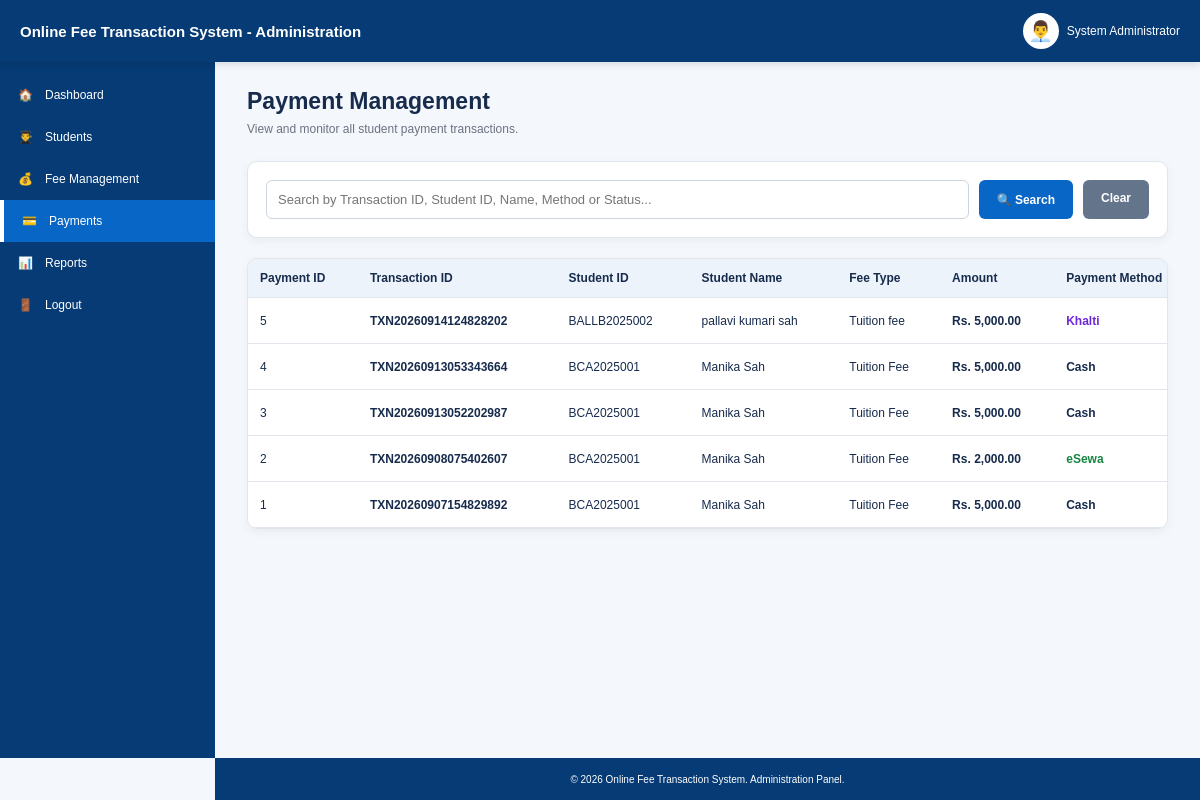
The page /admin/payments.php (signed in) on the database its author committed.
### tables this page shows
CREATE TABLE `payments` (
  `payment_id` int(11) NOT NULL,
  `transaction_id` varchar(30) DEFAULT NULL,
  `student_id` varchar(20) DEFAULT NULL,
  `fee_id` int(11) DEFAULT NULL,
  `amount` decimal(10,2) DEFAULT NULL,
  `payment_method` varchar(50) DEFAULT NULL,
  `payment_date` datetime DEFAULT current_timestamp(),
  `status` varchar(20) DEFAULT NULL
);

CREATE TABLE `students` (
  `student_id` varchar(20) NOT NULL,
  `student_name` varchar(100) NOT NULL,
  `course` varchar(100) DEFAULT NULL,
  `semester` varchar(30) DEFAULT NULL,
  `email` varchar(100) DEFAULT NULL,
  `phone` varchar(20) DEFAULT NULL,
  `address` varchar(200) DEFAULT NULL,
  `date_of_birth` date DEFAULT NULL,
  `password` varchar(100) DEFAULT NULL
);

CREATE TABLE `fee_details` (
  `fee_id` int(11) NOT NULL,
  `student_id` varchar(20) DEFAULT NULL,
  `fee_type` varchar(50) DEFAULT NULL,
  `total_amount` decimal(10,2) DEFAULT NULL,
  `paid_amount` decimal(10,2) DEFAULT 0.00,
  `due_amount` decimal(10,2) DEFAULT NULL,
  `status` varchar(20) DEFAULT NULL
);

### admin/payments.php (the view, shortened to what this page needs)
<?php
include("../backend/db.php");
$admin_name =
    $_SESSION['admin_name'] ?? 'Administrator';
$search =
    trim($_GET['search'] ?? '');
if ($search !== '') {
    $stmt = mysqli_prepare(
        $conn,
        "SELECT
            p.payment_id,
            p.transaction_id,
            p.student_id,
            s.student_name,
            p.fee_id,
            f.fee_type,
            p.amount,
            p.payment_method,
            p.payment_date,
            p.status
         FROM payments p
         LEFT JOIN students s
            ON p.student_id = s.student_id
         LEFT JOIN fee_details f
            ON p.fee_id = f.fee_id
         WHERE
            p.transaction_id LIKE ?
            OR p.student_id LIKE ?
            OR s.student_name LIKE ?
            OR p.payment_method LIKE ?
            OR p.status LIKE ?
         ORDER BY p.payment_id DESC"
    );
    if (!$stmt) {
        die(
            "Payment query failed: " .
            mysqli_error($conn)
        );
    }
    $search_value =
        "%" . $search . "%";
    mysqli_stmt_bind_param(
        $stmt,
        "sssss",
        $search_value,
        $search_value,
        $search_value,
        $search_value,
        $search_value
    );
    mysqli_stmt_execute($stmt);
    $result =
        mysqli_stmt_get_result($stmt);
} else {
    $result = mysqli_query(
        $conn,
        "SELECT
            p.payment_id,
            p.transaction_id,
            p.student_id,
            s.student_name,
            p.fee_id,
            f.fee_type,
            p.amount,
            p.payment_method,
            p.payment_date,
            p.status
         FROM payments p
         LEFT JOIN students s
            ON p.student_id = s.student_id
         LEFT JOIN fee_details f
            ON p.fee_id = f.fee_id
         ORDER BY p.payment_id DESC"
    );
}
?>
<!DOCTYPE html>
<html lang="en">
<head>
</head>
<body>
<header class="topbar">
    <div class="brand">
        Online Fee Transaction System
        - Administration
    </div>
    <div class="admin-user">
        <div class="avatar">
            👨‍💼
        </div>
        <span>
            <?php
            echo htmlspecialchars(
                $admin_name
            );
            ?>
        </span>
    </div>
</header>
<aside class="sidebar">
    <a href="dashboard.php">
        <span>🏠</span>
        <span>
            Dashboard
        </span>
    </a>
    <a href="students.php">
        <span>👨‍🎓</span>
        <span>
            Students
        </span>
    </a>
    <a href="fees.php">
        <span>💰</span>
        <span>
            Fee Management
        </span>
    </a>
    <a href="payments.php"
       class="active">
        <span>💳</span>
        <span>
            Payments
        </span>
    </a>
    <a href="reports.php">
        <span>📊</span>
        <span>
            Reports
        </span>
    </a>
    <a href="logout.php">
        <span>🚪</span>
        <span>
            Logout
        </span>
    </a>
</aside>
<main class="main">
    <h1>
        Payment Management
    </h1>
    <p class="muted">
        View and monitor all student payment transactions.
    </p>
    <form
        method="GET"
        action="payments.php"
        class="search-box"
    >
        <input
            type="text"
            name="search"
            placeholder="Search by Transaction ID, Student ID, Name, Method or Status..."
            value="<?php
                echo htmlspecialchars(
                    $search
                );
            ?>"
        >
        <button
            type="submit"
            class="btn"
        >
            🔍 Search
        </button>
        <a
            href="payments.php"
            class="btn clear-btn"
        >
            Clear
        </a>
    </form>
    <div class="table-box">
        <table>
            <thead>
                <tr>
                    <th>
                        Payment ID
                    </th>
                    <th>
                        Transaction ID
                    </th>
                    <th>
                        Student ID
                    </th>
                    <th>
                        Student Name
                    </th>
                    <th>
                        Fee Type
                    </th>
                    <th>
                        Amount
                    </th>
                    <th>
                        Payment Method
                    </th>
                </tr>
            </thead>
            <tbody>
            <?php
            if (
                $result &&
                mysqli_num_rows($result) > 0
            ) {
                while (
                    $payment =
                    mysqli_fetch_assoc($result)
                ) {
                    $method =
                        strtolower(
                            trim(
                                $payment[
                                    'payment_method'
                                ] ?? ''
                            )
                        );
                    $method_class = '';
                    if (
                        strpos(
                            $method,
                            'esewa'
                        ) !== false
                    ) {
                        $method_class = 'esewa';
                    } elseif (
                        strpos(
                            $method,
                            'khalti'
                        ) !== false
                    ) {
                        $method_class = 'khalti';
                    } elseif (
                        strpos(
                            $method,
                            'bank'
                        ) !== false
                    ) {
                        $method_class = 'bank';
                    }
            ?>
                <tr>
                    <td>
                        <?php
                        echo htmlspecialchars(
                            $payment[
                                'payment_id'
                            ]
                        );
                        ?>
                    </td>
                    <td>
                        <strong>
                            <?php
                            echo htmlspecialchars(
                                $payment[
                                    'transaction_id'
                                ]
                                ?? 'N/A'
                            );
                            ?>
                        </strong>
                    </td>
                    <td>
                        <?php
                        echo htmlspecialchars(
                            $payment[
                                'student_id'
                            ]
                        );
                        ?>
                    </td>
                    <td>
                        <?php
                        echo htmlspecialchars(
                            $payment[
                                'student_name'
                            ]
                            ?? 'N/A'
                        );
                        ?>
                    </td>
                    <td>
                        <?php
                        echo htmlspecialchars(
                            $payment[
                                'fee_type'
                            ]
                            ?? 'N/A'
                        );
                        ?>
                    </td>
                    <td>
                        <strong>
                            Rs.
                            <?php
                            echo number_format(
                                (float)
                                $payment['amount'],
                                2
                            );
                            ?>
                        </strong>
                    </td>
                    <td>
                        <span
                            class="method
                            <?php
                            echo $method_class;
                            ?>"
                        >
                            <?php
                            echo htmlspecialchars(
                                $payment[
                                    'payment_method'
                                ]
                                ?? 'N/A'
                            );
                            ?>
                        </span>
                    </td>
                </tr>
            <?php
                }
            }
            ?>
            </tbody>
        </table>
    </div>
</main>
<footer class="footer">
    © 2026 Online Fee Transaction System.
    Administration Panel.
</footer>
</body>
</html>

### admin/payments.php (style rules this page uses)
* { box-sizing: border-box; margin: 0; padding: 0; }
body { font-family: Arial, Helvetica, sans-serif; background: #f4f7fb; color: #172b4d; }
.topbar { height: 62px; background: #063b75; color: #fff; display: flex; align-items: center; padding: 0 20px; position: fixed; top: 0; left: 0; right: 0; z-index: 10; box-shadow: 0 2px 8px #0002; }
.brand { font-size: 15px; font-weight: 700; flex: 1; }
.admin-user { display: flex; align-items: center; gap: 8px; font-size: 12px; }
.avatar { width: 36px; height: 36px; border-radius: 50%; background: #fff; display: grid; place-items: center; font-size: 20px; }
.sidebar { position: fixed; top: 62px; bottom: 42px; left: 0; width: 215px; background: #063b75; padding-top: 12px; z-index: 9; }
.sidebar a { display: flex; align-items: center; gap: 12px; padding: 14px 18px; color: #fff; text-decoration: none; font-size: 12px; transition: 0.2s; }
.sidebar a:hover, .sidebar a.active { background: #0866c6; border-left: 4px solid #fff; }
.main { margin-left: 215px; padding: 88px 32px 70px; min-height: 100vh; }
.main h1 { font-size: 23px; margin-bottom: 7px; }
.muted { color: #6b7280; font-size: 12px; }
.search-box { margin-top: 25px; background: #fff; border: 1px solid #e1e6ed; border-radius: 10px; padding: 18px; display: flex; gap: 10px; box-shadow: 0 3px 10px #0000000d; }
.search-box input { flex: 1; padding: 11px; border: 1px solid #ccd5df; border-radius: 6px; font-size: 13px; outline: none; }
.btn { border: none; background: #0866c6; color: #fff; padding: 11px 18px; border-radius: 6px; cursor: pointer; font-size: 12px; font-weight: 700; text-decoration: none; display: inline-block; }
.clear-btn { background: #64748b; }
.table-box { margin-top: 20px; background: #fff; border: 1px solid #e1e6ed; border-radius: 10px; overflow-x: auto; box-shadow: 0 3px 10px #0000000d; }
table { width: 100%; min-width: 1200px; border-collapse: collapse; font-size: 12px; }
th, td { padding: 12px; border-bottom: 1px solid #e1e6ed; text-align: left; }
th { background: #edf3fa; color: #172b4d; font-weight: 700; }
.method { font-weight: 700; }
.esewa { color: #168542; }
.khalti { color: #6d28d9; }
.footer { position: fixed; bottom: 0; left: 215px; right: 0; height: 42px; background: #063b75; color: #fff; display: grid; place-items: center; font-size: 10px; }

### rows shown on the page
payments: payment_id "5", transaction "TXN20260914124828202", student "BALLB2025002", student.student_name "pallavi kumari sah", fee.fee_type "Tuition fee", amount "5,000.00", payment_method "Khalti"
payments: payment_id "4", transaction "TXN20260913053343664", student "BCA2025001", student.student_name "Manika Sah", fee.fee_type "Tuition Fee", amount "5,000.00", payment_method "Cash"
payments: payment_id "3", transaction "TXN20260913052202987", student "BCA2025001", student.student_name "Manika Sah", fee.fee_type "Tuition Fee", amount "5,000.00", payment_method "Cash"
payments: payment_id "2", transaction "TXN20260908075402607", student "BCA2025001", student.student_name "Manika Sah", fee.fee_type "Tuition Fee", amount "2,000.00", payment_method "eSewa"
payments: payment_id "1", transaction "TXN20260907154829892", student "BCA2025001", student.student_name "Manika Sah", fee.fee_type "Tuition Fee", amount "5,000.00", payment_method "Cash"

### other values the page prints
$admin_name "System Administrator"
